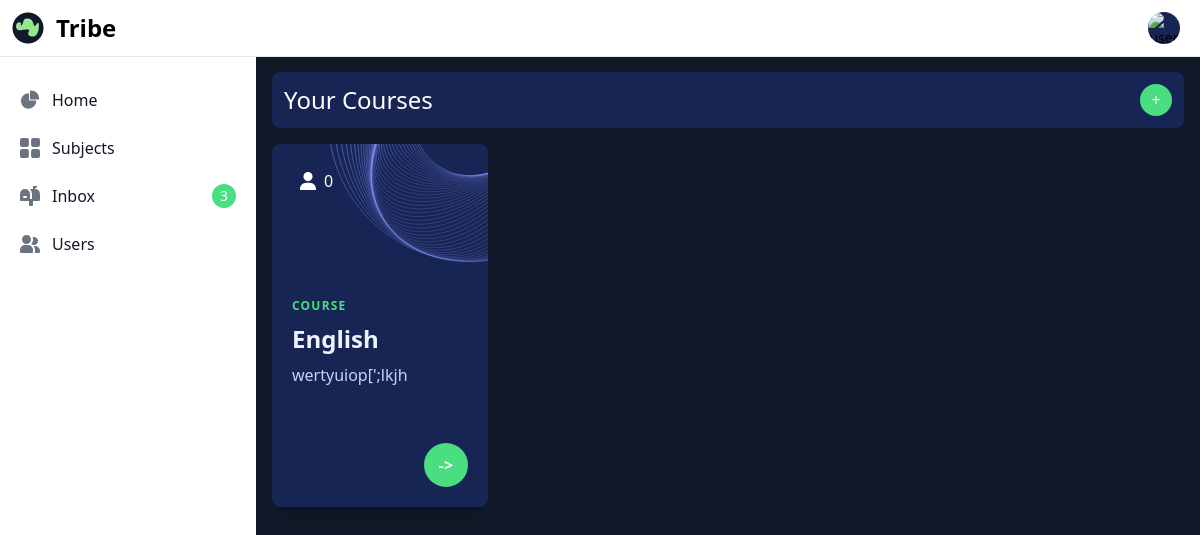
Page / (signed in) on the earlier database version.
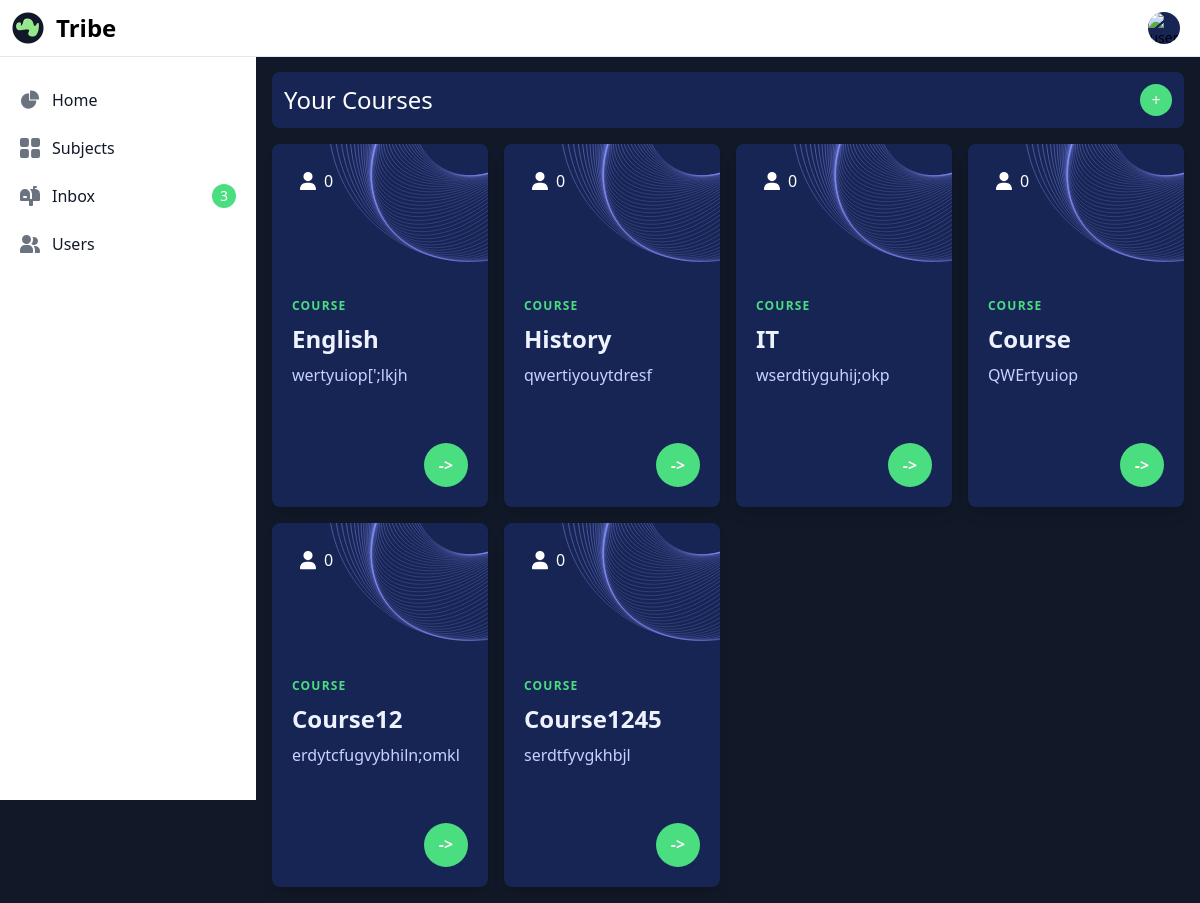
Same page on the later database version.
### subject/models.py (models this page shows, shortened)
class Subject(models.Model):
    title = models.CharField(max_length=200, null=True)
    teacher = models.ForeignKey(CustomUser, on_delete=models.CASCADE)
    summary = models.TextField(max_length=300, blank=True, null=True)
    grade = models.CharField(max_length=5, null=True)
    students = models.ManyToManyField(CustomUser, limit_choices_to={'is_student': True}, related_name='subjects', blank=True, null=True)

### core/views.py (the view)
# urls.py: path('', views.home, name='homepage'),
def home(request):
    subjects = Subject.objects.all()
    context = {'subject': subjects}
    return render(request, 'index.html', context=context)

### templates/index.html (shortened to what this page needs)
{% extends "base.html" %}
{% block content %}
<div class="p-3 bg-blue-950 mt-14 rounded-lg flex flex-row justify-between">
  <h1 class="text-2xl text-white">Your Courses</h1>
  <a class="inline-flex w-8 h-8 justify-center items-center bg-green-400 hover:bg-green-300 text-pink-50 hover:text-white rounded-full transition duration-150"
    href="{% url 'create_course' %}">+</a>
</div>
<div class="grid grid-cols-4 gap-4 mt-4">
  {% for subject in subject %}
  <div class="max-w-xs">
    <div class="relative bg-blue-950 shadow-lg rounded-lg p-5 overflow-hidden">
      <div class="text-white flex flex-row items-center">
        {{ course.students.all|length }}
      </div>
      <div class="relative pt-[6.25rem] pb-14">
        <div class="text-xs font-bold uppercase text-green-400 tracking-widest mb-2">Course</div>
        <h3 class="text-2xl font-extrabold text-indigo-50 leading-snug mb-2">{{ subject.title }}</h3>
        <p class="text-indigo-200">{{ subject.summary }}</p>
      </div>
      <div class="relative text-right">
        <a class="inline-flex w-11 h-11 justify-center items-center bg-green-400 hover:bg-green-300 text-pink-50 hover:text-white rounded-full transition duration-150"
          href="{% url 'course' subject.id %}"><span class="sr-only">Study</span> <span
            class="font-bold -mt-px">-></span></a>
      </div>
    </div>
  </div>
  {% endfor %}
</div>
{% endblock content %}

### templates/base.html (shortened to what this page needs)
{% load static %}
<!DOCTYPE html>
<html lang="en">
<head>
    <link rel="stylesheet" href="{% static 'src/styles.css' %}">
    <link rel="stylesheet" href="{% static 'src/input_field.css' %}">
</head>
<body class="bg-gray-900">
    <nav class="fixed top-0 z-50 w-full bg-white border-b border-gray-200 dark:bg-blue-950 dark:border-gray-700">
        <div class="px-3 py-3 lg:px-5 lg:pl-3">
            <div class="flex items-center justify-between">
                <div class="flex items-center justify-start rtl:justify-end">
                    <img src="{% static 'media/logo.png' %}"
                        class="h-8 me-3" alt="Logo" />
                    <span
                        class="self-center text-xl font-semibold sm:text-2xl whitespace-nowrap dark:text-white">Tribe</span>
                </div>
                <div class="flex items-center">
                    <div class="flex items-center ms-3">
                        <div>
                            <button type="button"
                                class="flex text-sm bg-blue-950 rounded-full focus:ring-4 focus:ring-gray-300 dark:focus:ring-gray-600"
                                aria-expanded="false" data-dropdown-toggle="dropdown-user">
                                {% if user.is_authenticated %}
                                    <a href="{% url 'profile' slug=user.profile.slug %}">
                                        <img class="w-8 h-8 rounded-full"
                                            src="{{ user.profile.image.url }}"
                                            alt="user photo">
                                    </a>
                                {% endif %}
                            </button>
                        </div>
                    </div>
                </div>
            </div>
        </div>
    </nav>
    <aside id="logo-sidebar"
        class="fixed top-0 left-0 z-40 w-64 h-screen pt-20 transition-transform -translate-x-full bg-white  border-gray-200 sm:translate-x-0 dark:bg-blue-950 dark:border-gray-700"
        aria-label="Sidebar">
        <div class="h-full px-3 pb-4 overflow-y-auto bg-dark dark:bg-blue-950">
            <ul class="space-y-2 font-medium">
                <li>
                    <a href="{% url 'homepage' %}"
                        class="flex items-center p-2 text-gray-900 rounded-lg dark:text-white hover:bg-gray-100 dark:hover:bg-blue-900 group">
                        <span class="ms-3">Home</span>
                    </a>
                </li>
                <li>
                    <a href="#"
                        class="flex items-center p-2 text-gray-900 rounded-lg dark:text-white hover:bg-gray-100 dark:hover:bg-blue-900 group">
                        <span class="flex-1 ms-3 whitespace-nowrap">Subjects</span>
                    </a>
                </li>
                <li>
                    <a href="#"
                        class="flex items-center p-2 text-gray-900 rounded-lg dark:text-white hover:bg-gray-100 dark:hover:bg-blue-900 group">
                        <span class="flex-1 ms-3 whitespace-nowrap">Inbox</span>
                        <span
                            class="inline-flex items-center justify-center w-3 h-3 p-3 ms-3 text-sm font-medium text-white rounded-full bg-green-400 dark:text-white">3</span>
                    </a>
                </li>
                <li>
                    <a href="#"
                        class="flex items-center p-2 text-gray-900 rounded-lg dark:text-white hover:bg-gray-100 dark:hover:bg-blue-900 group">
                        <span class="flex-1 ms-3 whitespace-nowrap">Users</span>
                    </a>
                </li>
            </ul>
        </div>
    </aside>
    <div class="sm:ml-64 p-4">
        {% block content %}
        {% endblock content %}
    </div>
</body>
</html>

Differences in the rows shown:
added Subject: students.all|length "0", title "History", summary "qwertiyouytdresf"
added Subject: students.all|length "0", title "IT", summary "wserdtiyguhij;okp"
added Subject: students.all|length "0", title "Course", summary "QWErtyuiop"
added Subject: students.all|length "0", title "Course12", summary "erdytcfugvybhiln;omkl"
added Subject: students.all|length "0", title "Course1245", summary "serdtfyvgkhbjl"
